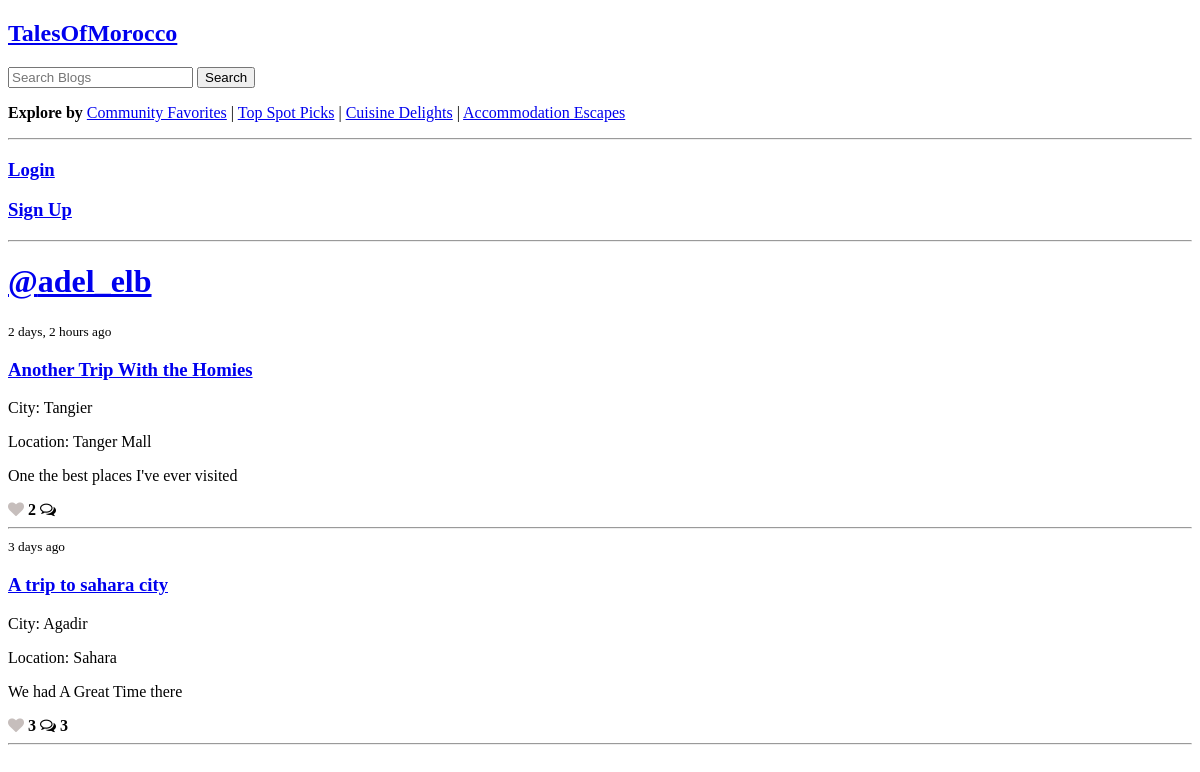
The app's page /profile/1/, older data.
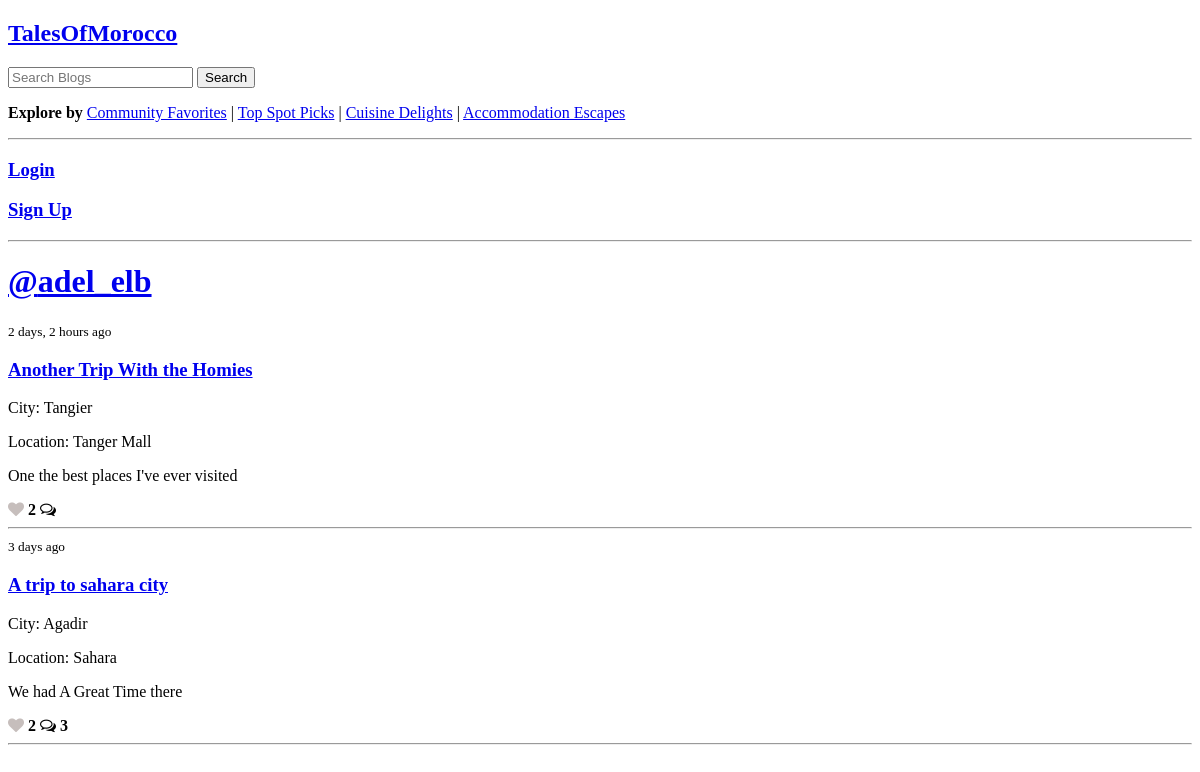
The same page, newer data.
### base/models.py (models this page shows, shortened)
class BlogPost(models.Model):
    author = models.ForeignKey(User, on_delete=models.CASCADE, null=True)
    title = models.CharField(max_length=200)
    city = models.ForeignKey(City, on_delete=models.SET_NULL, null=True)
    specific_location = models.CharField(max_length=200, null=True, blank=True)
    description = models.TextField(null=False, blank=False)
    food = models.CharField(max_length=200, blank=True)
    food_rating = models.IntegerField(null=True, blank=True,
                                      validators=[MinValueValidator(1),
                                                  MaxValueValidator(5)])
    accommodation = models.CharField(max_length=200, blank=True)
    accommodation_rating = models.IntegerField(null=True, blank=True,
                                               validators=[MinValueValidator(1),
                                                           MaxValueValidator(5)])
    picture = models.ImageField(null=True, blank=True)
    likes = models.IntegerField(default=0)
    updated = models.DateTimeField(auto_now=True)
    created = models.DateTimeField(auto_now_add=True)
    class Meta:
        ordering = ['-created']

class City(models.Model):
    name = models.CharField(max_length=200)
    def __str__(self) -> str:
        return self.name

### base/views.py (the view)
# urls.py: path('profile/<str:pk>/', views.profilePage, name='profile'),
def profilePage(request, pk):
    user = User.objects.get(id=int(pk))
    posts = BlogPost.objects.filter(author__id=int(pk))
    postSetup(request, posts)
    context = {
        'title': 'Profile Page',
        'user': user,
        'posts': posts
    }
    return render(request, 'profile.html', context)

### base/views.py (called while the page is built)
def postSetup(request, posts):
    for post in posts:
        post.comments = post.comment_set.all()
    user_likes = None;
    if request.user.is_authenticated:
        user_likes = Like.objects.filter(user=request.user)
    for post in posts:
        post.user_liked = user_likes.filter(blogPost=post).exists() if user_likes else False

### base/templates/profile.html (shortened to what this page needs)
{% extends 'layout.html' %}
{% load static %}
{% block content %}
  <h1><a href="{% url 'profile' user.id %}">@{{ user.username }}</a></h1>
  <div>
    {% for post in posts %}
    <div>
      <small>{{ post.created | timesince }} ago</small>
        <h3><a href="{% url 'blog' post.id %}">{{ post.title }}</a></h3>
        <p>City: {{ post.city }}</p>
        <p>Location: {{ post.specific_location }}</p>
        <p>{{ post.description }}</p>
        <i class="fa fa-heart {% if post.user_liked %}liked{% endif %}" data-post-id="{{ post.id }}"></i>
        <b><span id="like-{{ post.id }}">{% if post.likes > 0 %}{{ post.likes }}{% endif %}</span>
        <a class="comment-link" href="{% url 'blog' post.id %}"><i class="fa fa-comments-o"></i>
        <span>   {% if post.comments.count > 0 %}{{ post.comments.count }}{% endif %}</span></b></a>
        <hr>
    </div>
    {% endfor %}
  </div>
{% endblock content %}

Row changes from the older to the newer data that the page shows:
changed BlogPost "A trip to sahara city": likes "3" → "2"
